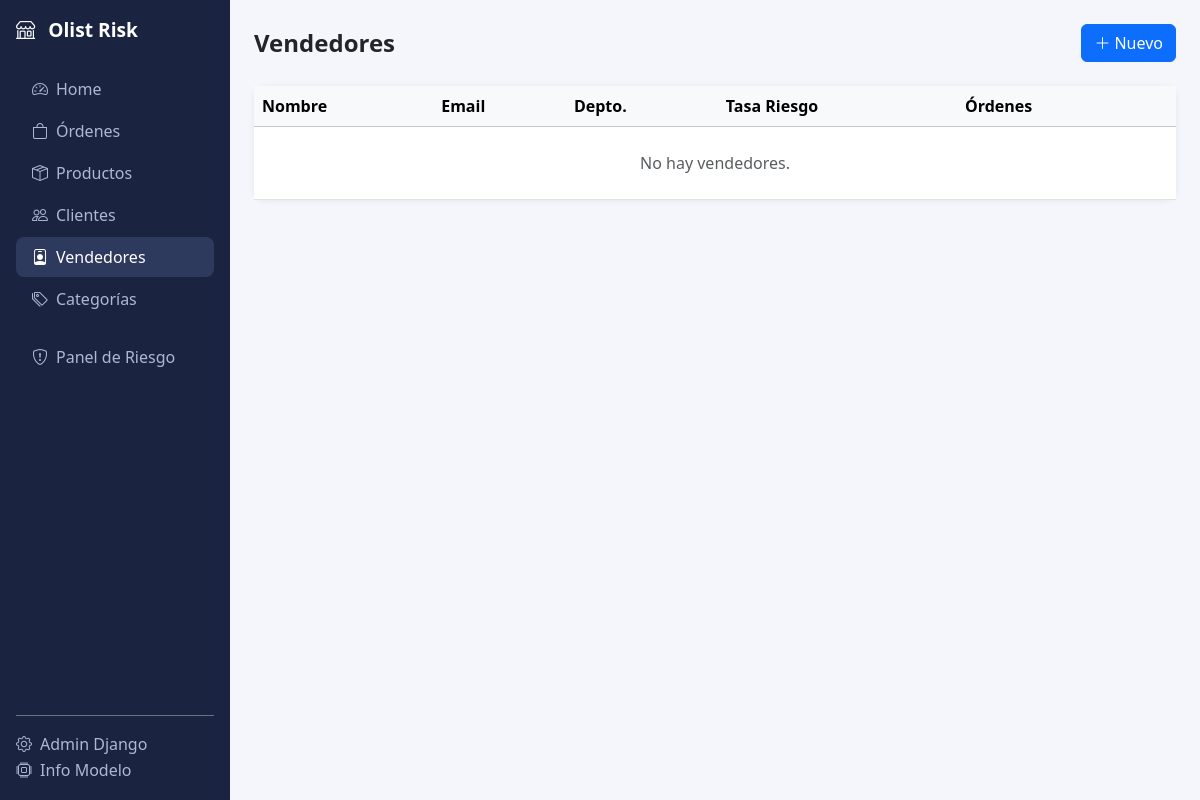
/vendedores/, run on an earlier commit of the app's database.
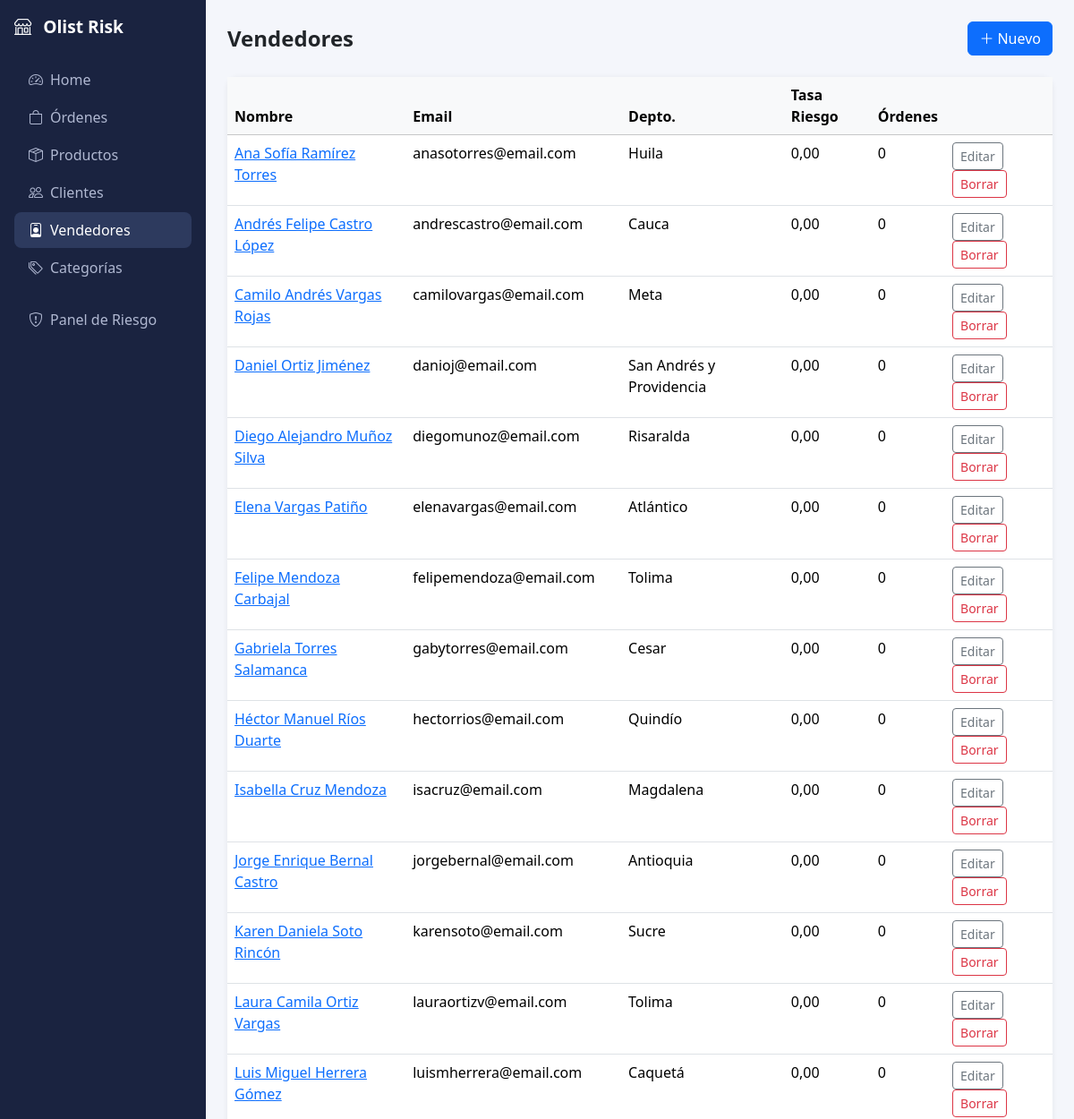
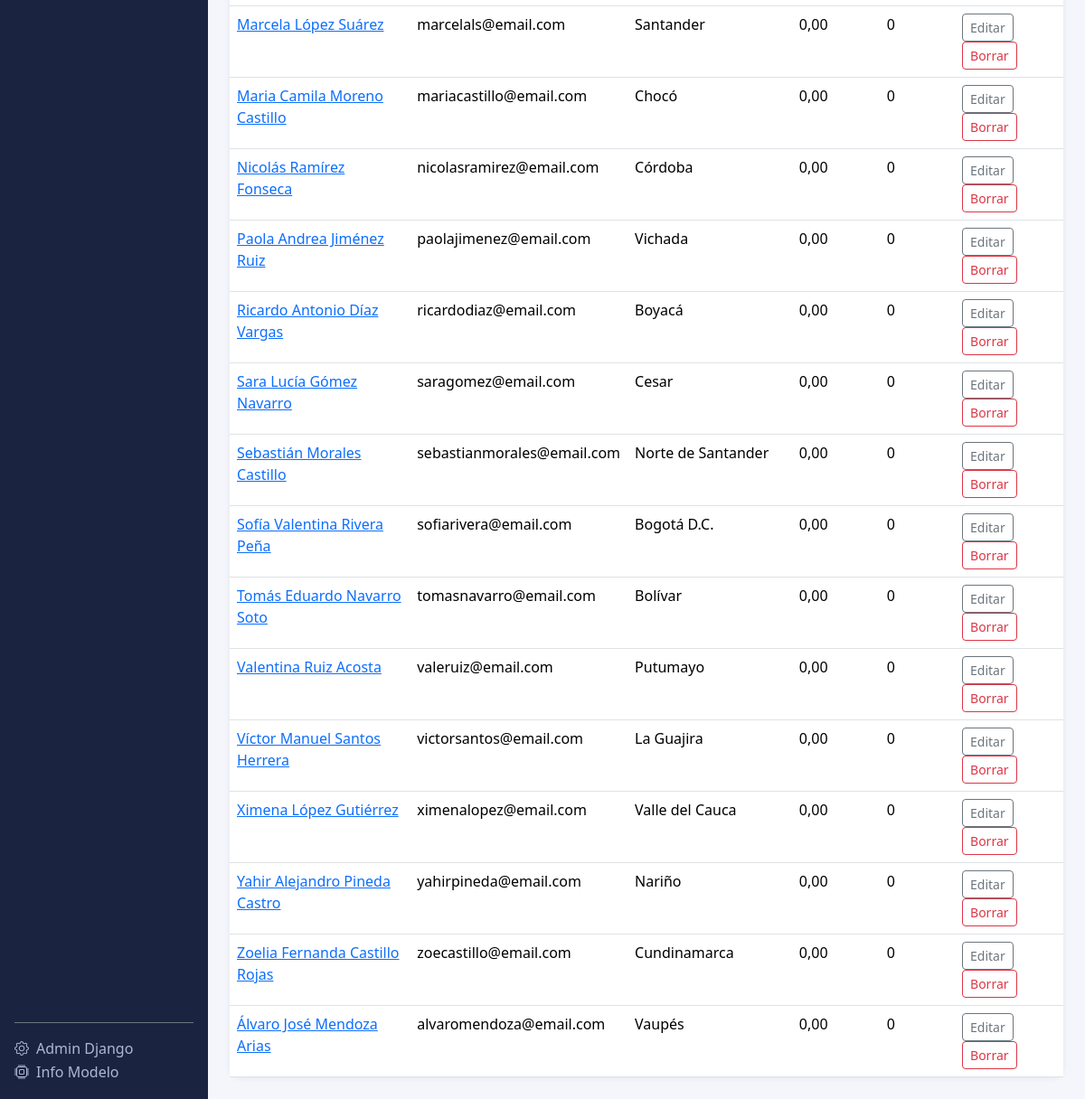
And on a later commit of the database (2 pictures, top to bottom).
### marketplace/models.py (models this page shows, shortened)
class Seller(models.Model):
    name                 = models.CharField(max_length=200, verbose_name="Nombre")
    email                = models.EmailField(unique=True)
    seller_state         = models.CharField(max_length=3, choices=ESTADOS_CO, blank=True, verbose_name="Departamento")
    phone                = models.CharField(max_length=20, blank=True)
    historic_risk_rate   = models.FloatField(default=0.0, help_text="Tasa histórica de riesgo del vendedor")
    total_orders_count   = models.PositiveIntegerField(default=0)
    is_new               = models.BooleanField(default=True)
    created_at           = models.DateTimeField(auto_now_add=True)
    class Meta:
        verbose_name        = "Vendedor"
        verbose_name_plural = "Vendedores"

### marketplace/views.py (the view)
# urls.py: path("vendedores/",                   views.seller_list,         name="seller_list"),
def seller_list(request):
    sellers = Seller.objects.annotate(total_products=Count("products")).order_by("name")
    return render(request, "marketplace/seller_list.html", {"sellers": sellers})

### marketplace/templates/marketplace/seller_list.html (shortened to what this page needs)
{% extends "marketplace/base.html" %}
{% block content %}
<div class="d-flex justify-content-between align-items-center mb-4">
  <h4 class="fw-bold mb-0">Vendedores</h4>
  <a href="{% url 'marketplace:seller_create' %}" class="btn btn-primary"><i class="bi bi-plus-lg me-1"></i>Nuevo</a>
</div>
<div class="card">
  <table class="table table-hover mb-0">
    <thead class="table-light"><tr><th>Nombre</th><th>Email</th><th>Depto.</th><th>Tasa Riesgo</th><th>Órdenes</th><th></th></tr></thead>
    <tbody>
      {% for s in sellers %}
      <tr>
        <td><a href="{% url 'marketplace:seller_detail' s.pk %}">{{ s.name }}</a></td>
        <td>{{ s.email }}</td>
        <td>{{ s.get_seller_state_display }}</td>
        <td>{{ s.historic_risk_rate|floatformat:2 }}</td>
        <td>{{ s.total_orders_count }}</td>
        <td>
          <a href="{% url 'marketplace:seller_edit' s.pk %}" class="btn btn-sm btn-outline-secondary">Editar</a>
          <a href="{% url 'marketplace:seller_delete' s.pk %}" class="btn btn-sm btn-outline-danger">Borrar</a>
        </td>
      </tr>
      {% empty %}
      <tr><td colspan="6" class="text-center text-muted py-4">No hay vendedores.</td></tr>
      {% endfor %}
    </tbody>
  </table>
</div>
{% endblock %}

What changed in the data, as far as the page shows it:
added Seller: name "Ana Sofía Ramírez Torres", email "anasotorres@email.com", seller_state "Huila", historic_risk_rate "0,00", total_orders_count "0"
added Seller: name "Andrés Felipe Castro López", email "andrescastro@email.com", seller_state "Cauca", historic_risk_rate "0,00", total_orders_count "0"
added Seller: name "Camilo Andrés Vargas Rojas", email "camilovargas@email.com", seller_state "Meta", historic_risk_rate "0,00", total_orders_count "0"
added Seller: name "Daniel Ortiz Jiménez", email "danioj@email.com", seller_state "San Andrés y Providencia", historic_risk_rate "0,00", total_orders_count "0"
added Seller: name "Diego Alejandro Muñoz Silva", email "diegomunoz@email.com", seller_state "Risaralda", historic_risk_rate "0,00", total_orders_count "0"
added Seller: name "Elena Vargas Patiño", email "elenavargas@email.com", seller_state "Atlántico", historic_risk_rate "0,00", total_orders_count "0"
added Seller: name "Felipe Mendoza Carbajal", email "felipemendoza@email.com", seller_state "Tolima", historic_risk_rate "0,00", total_orders_count "0"
added Seller: name "Gabriela Torres Salamanca", email "gabytorres@email.com", seller_state "Cesar", historic_risk_rate "0,00", total_orders_count "0"
added Seller: name "Héctor Manuel Ríos Duarte", email "hectorrios@email.com", seller_state "Quindío", historic_risk_rate "0,00", total_orders_count "0"
added Seller: name "Isabella Cruz Mendoza", email "isacruz@email.com", seller_state "Magdalena", historic_risk_rate "0,00", total_orders_count "0"
added Seller: name "Jorge Enrique Bernal Castro", email "jorgebernal@email.com", seller_state "Antioquia", historic_risk_rate "0,00", total_orders_count "0"
added Seller: name "Karen Daniela Soto Rincón", email "karensoto@email.com", seller_state "Sucre", historic_risk_rate "0,00", total_orders_count "0"
added Seller: name "Laura Camila Ortiz Vargas", email "lauraortizv@email.com", seller_state "Tolima", historic_risk_rate "0,00", total_orders_count "0"
added Seller: name "Luis Miguel Herrera Gómez", email "luismherrera@email.com", seller_state "Caquetá", historic_risk_rate "0,00", total_orders_count "0"
added Seller: name "Marcela López Suárez", email "marcelals@email.com", seller_state "Santander", historic_risk_rate "0,00", total_orders_count "0"
added Seller: name "Maria Camila Moreno Castillo", email "mariacastillo@email.com", seller_state "Chocó", historic_risk_rate "0,00", total_orders_count "0"
added Seller: name "Nicolás Ramírez Fonseca", email "nicolasramirez@email.com", seller_state "Córdoba", historic_risk_rate "0,00", total_orders_count "0"
added Seller: name "Paola Andrea Jiménez Ruiz", email "paolajimenez@email.com", seller_state "Vichada", historic_risk_rate "0,00", total_orders_count "0"
added Seller: name "Ricardo Antonio Díaz Vargas", email "ricardodiaz@email.com", seller_state "Boyacá", historic_risk_rate "0,00", total_orders_count "0"
added Seller: name "Sara Lucía Gómez Navarro", email "saragomez@email.com", seller_state "Cesar", historic_risk_rate "0,00", total_orders_count "0"
added Seller: name "Sebastián Morales Castillo", email "sebastianmorales@email.com", seller_state "Norte de Santander", historic_risk_rate "0,00", total_orders_count "0"
added Seller: name "Sofía Valentina Rivera Peña", email "sofiarivera@email.com", seller_state "Bogotá D.C.", historic_risk_rate "0,00", total_orders_count "0"
added Seller: name "Tomás Eduardo Navarro Soto", email "tomasnavarro@email.com", seller_state "Bolívar", historic_risk_rate "0,00", total_orders_count "0"
added Seller: name "Valentina Ruiz Acosta", email "valeruiz@email.com", seller_state "Putumayo", historic_risk_rate "0,00", total_orders_count "0"
added Seller: name "Víctor Manuel Santos Herrera", email "victorsantos@email.com", seller_state "La Guajira", historic_risk_rate "0,00", total_orders_count "0"
added Seller: name "Ximena López Gutiérrez", email "ximenalopez@email.com", seller_state "Valle del Cauca", historic_risk_rate "0,00", total_orders_count "0"
added Seller: name "Yahir Alejandro Pineda Castro", email "yahirpineda@email.com", seller_state "Nariño", historic_risk_rate "0,00", total_orders_count "0"
added Seller: name "Zoelia Fernanda Castillo Rojas", email "zoecastillo@email.com", seller_state "Cundinamarca", historic_risk_rate "0,00", total_orders_count "0"
added Seller: name "Álvaro José Mendoza Arias", email "alvaromendoza@email.com", seller_state "Vaupés", historic_risk_rate "0,00", total_orders_count "0"
Also different on the page:
text no longer shown: "No hay vendedores."
